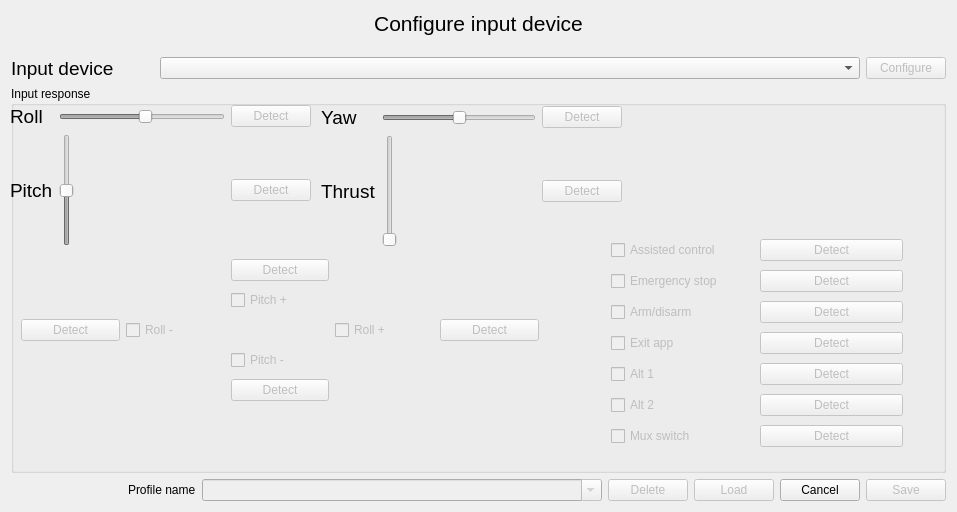
<?xml version="1.0" encoding="UTF-8"?>
<ui version="4.0">
 <class>Form</class>
 <widget class="QWidget" name="Form">
  <property name="windowModality">
   <enum>Qt::ApplicationModal</enum>
  </property>
  <property name="geometry">
   <rect>
    <x>0</x>
    <y>0</y>
    <width>957</width>
    <height>512</height>
   </rect>
  </property>
  <property name="windowTitle">
   <string>Input device configuration</string>
  </property>
  <layout class="QHBoxLayout" name="horizontalLayout">
   <item>
    <layout class="QVBoxLayout" name="verticalLayout">
     <item>
      <widget class="QLabel" name="label">
       <property name="maximumSize">
        <size>
         <width>16777215</width>
         <height>40</height>
        </size>
       </property>
       <property name="font">
        <font>
         <pointsize>16</pointsize>
        </font>
       </property>
       <property name="text">
        <string>Configure input device</string>
       </property>
       <property name="alignment">
        <set>Qt::AlignHCenter|Qt::AlignTop</set>
       </property>
      </widget>
     </item>
     <item>
      <layout class="QGridLayout" name="gridLayout_4">
       <item row="0" column="0">
        <widget class="QLabel" name="label_2">
         <property name="font">
          <font>
           <pointsize>14</pointsize>
          </font>
         </property>
         <property name="text">
          <string>Input device</string>
         </property>
        </widget>
       </item>
       <item row="0" column="1">
        <widget class="QComboBox" name="inputDeviceSelector">
         <property name="minimumSize">
          <size>
           <width>700</width>
           <height>0</height>
          </size>
         </property>
         <property name="duplicatesEnabled">
          <bool>false</bool>
         </property>
        </widget>
       </item>
       <item row="0" column="2">
        <widget class="QPushButton" name="configButton">
         <property name="enabled">
          <bool>false</bool>
         </property>
         <property name="maximumSize">
          <size>
           <width>80</width>
           <height>16777215</height>
          </size>
         </property>
         <property name="text">
          <string>Configure</string>
         </property>
        </widget>
       </item>
      </layout>
     </item>
     <item>
      <layout class="QHBoxLayout" name="inputDetectionLayout">
       <item>
        <widget class="QGroupBox" name="inputDetectionGroup">
         <property name="minimumSize">
          <size>
           <width>0</width>
           <height>365</height>
          </size>
         </property>
         <property name="maximumSize">
          <size>
           <width>16777215</width>
           <height>500</height>
          </size>
         </property>
         <property name="title">
          <string>Input response</string>
         </property>
         <widget class="QWidget" name="gridLayoutWidget">
          <property name="geometry">
           <rect>
            <x>-1</x>
            <y>19</y>
            <width>301</width>
            <height>141</height>
           </rect>
          </property>
          <layout class="QGridLayout" name="gridLayout_3">
           <item row="0" column="1">
            <widget class="QSlider" name="rollAxisValue">
             <property name="enabled">
              <bool>false</bool>
             </property>
             <property name="minimumSize">
              <size>
               <width>0</width>
               <height>0</height>
              </size>
             </property>
             <property name="maximumSize">
              <size>
               <width>16777215</width>
               <height>16777215</height>
              </size>
             </property>
             <property name="minimum">
              <number>-100</number>
             </property>
             <property name="maximum">
              <number>100</number>
             </property>
             <property name="sliderPosition">
              <number>5</number>
             </property>
             <property name="orientation">
              <enum>Qt::Horizontal</enum>
             </property>
             <property name="invertedAppearance">
              <bool>false</bool>
             </property>
             <property name="invertedControls">
              <bool>false</bool>
             </property>
             <property name="tickPosition">
              <enum>QSlider::NoTicks</enum>
             </property>
            </widget>
           </item>
           <item row="1" column="0">
            <widget class="QLabel" name="label_3">
             <property name="font">
              <font>
               <pointsize>14</pointsize>
              </font>
             </property>
             <property name="text">
              <string>Pitch</string>
             </property>
            </widget>
           </item>
           <item row="0" column="0">
            <widget class="QLabel" name="label_5">
             <property name="font">
              <font>
               <pointsize>14</pointsize>
              </font>
             </property>
             <property name="text">
              <string>Roll</string>
             </property>
            </widget>
           </item>
           <item row="1" column="1">
            <widget class="QSlider" name="pitchAxisValue">
             <property name="enabled">
              <bool>false</bool>
             </property>
             <property name="minimumSize">
              <size>
               <width>0</width>
               <height>0</height>
              </size>
             </property>
             <property name="maximumSize">
              <size>
               <width>16777215</width>
               <height>16777215</height>
              </size>
             </property>
             <property name="layoutDirection">
              <enum>Qt::LeftToRight</enum>
             </property>
             <property name="minimum">
              <number>-100</number>
             </property>
             <property name="maximum">
              <number>100</number>
             </property>
             <property name="singleStep">
              <number>1</number>
             </property>
             <property name="sliderPosition">
              <number>0</number>
             </property>
             <property name="tracking">
              <bool>false</bool>
             </property>
             <property name="orientation">
              <enum>Qt::Vertical</enum>
             </property>
             <property name="invertedAppearance">
              <bool>false</bool>
             </property>
             <property name="invertedControls">
              <bool>false</bool>
             </property>
             <property name="tickPosition">
              <enum>QSlider::NoTicks</enum>
             </property>
            </widget>
           </item>
           <item row="0" column="2">
            <widget class="QPushButton" name="detectRoll">
             <property name="enabled">
              <bool>false</bool>
             </property>
             <property name="text">
              <string>Detect</string>
             </property>
            </widget>
           </item>
           <item row="1" column="2">
            <widget class="QPushButton" name="detectPitch">
             <property name="enabled">
              <bool>false</bool>
             </property>
             <property name="text">
              <string>Detect</string>
             </property>
            </widget>
           </item>
          </layout>
         </widget>
         <widget class="QWidget" name="gridLayoutWidget_4">
          <property name="geometry">
           <rect>
            <x>310</x>
            <y>20</y>
            <width>301</width>
            <height>141</height>
           </rect>
          </property>
          <layout class="QGridLayout" name="gridLayout_6">
           <item row="1" column="0">
            <widget class="QLabel" name="label_7">
             <property name="font">
              <font>
               <pointsize>14</pointsize>
              </font>
             </property>
             <property name="text">
              <string>Thrust</string>
             </property>
            </widget>
           </item>
           <item row="1" column="1">
            <widget class="QSlider" name="thrustAxisValue">
             <property name="enabled">
              <bool>false</bool>
             </property>
             <property name="minimumSize">
              <size>
               <width>0</width>
               <height>0</height>
              </size>
             </property>
             <property name="maximumSize">
              <size>
               <width>16777215</width>
               <height>16777215</height>
              </size>
             </property>
             <property name="minimum">
              <number>0</number>
             </property>
             <property name="maximum">
              <number>100</number>
             </property>
             <property name="singleStep">
              <number>0</number>
             </property>
             <property name="sliderPosition">
              <number>0</number>
             </property>
             <property name="tracking">
              <bool>true</bool>
             </property>
             <property name="orientation">
              <enum>Qt::Vertical</enum>
             </property>
             <property name="invertedAppearance">
              <bool>false</bool>
             </property>
             <property name="invertedControls">
              <bool>false</bool>
             </property>
             <property name="tickPosition">
              <enum>QSlider::NoTicks</enum>
             </property>
            </widget>
           </item>
           <item row="0" column="1">
            <widget class="QSlider" name="yawAxisValue">
             <property name="enabled">
              <bool>false</bool>
             </property>
             <property name="minimumSize">
              <size>
               <width>0</width>
               <height>0</height>
              </size>
             </property>
             <property name="maximumSize">
              <size>
               <width>16777215</width>
               <height>16777215</height>
              </size>
             </property>
             <property name="minimum">
              <number>-100</number>
             </property>
             <property name="maximum">
              <number>100</number>
             </property>
             <property name="singleStep">
              <number>0</number>
             </property>
             <property name="sliderPosition">
              <number>1</number>
             </property>
             <property name="tracking">
              <bool>true</bool>
             </property>
             <property name="orientation">
              <enum>Qt::Horizontal</enum>
             </property>
             <property name="invertedAppearance">
              <bool>false</bool>
             </property>
             <property name="invertedControls">
              <bool>false</bool>
             </property>
             <property name="tickPosition">
              <enum>QSlider::NoTicks</enum>
             </property>
            </widget>
           </item>
           <item row="1" column="2">
            <widget class="QPushButton" name="detectThrust">
             <property name="enabled">
              <bool>false</bool>
             </property>
             <property name="text">
              <string>Detect</string>
             </property>
            </widget>
           </item>
           <item row="0" column="0">
            <widget class="QLabel" name="label_4">
             <property name="font">
              <font>
               <pointsize>14</pointsize>
              </font>
             </property>
             <property name="text">
              <string>Yaw</string>
             </property>
            </widget>
           </item>
           <item row="0" column="2">
            <widget class="QPushButton" name="detectYaw">
             <property name="enabled">
              <bool>false</bool>
             </property>
             <property name="text">
              <string>Detect</string>
             </property>
            </widget>
           </item>
          </layout>
         </widget>
         <widget class="QWidget" name="gridLayoutWidget_5">
          <property name="geometry">
           <rect>
            <x>10</x>
            <y>170</y>
            <width>518</width>
            <height>151</height>
           </rect>
          </property>
          <layout class="QGridLayout" name="gridLayout">
           <item row="2" column="1">
            <widget class="QCheckBox" name="rollNeg">
             <property name="enabled">
              <bool>false</bool>
             </property>
             <property name="text">
              <string>Roll -</string>
             </property>
             <property name="checkable">
              <bool>true</bool>
             </property>
            </widget>
           </item>
           <item row="3" column="2">
            <widget class="QCheckBox" name="pitchNeg">
             <property name="enabled">
              <bool>false</bool>
             </property>
             <property name="text">
              <string>Pitch -</string>
             </property>
             <property name="checkable">
              <bool>true</bool>
             </property>
            </widget>
           </item>
           <item row="4" column="2">
            <widget class="QPushButton" name="detectPitchNeg">
             <property name="enabled">
              <bool>false</bool>
             </property>
             <property name="text">
              <string>Detect</string>
             </property>
            </widget>
           </item>
           <item row="2" column="3">
            <widget class="QCheckBox" name="rollPos">
             <property name="enabled">
              <bool>false</bool>
             </property>
             <property name="text">
              <string>Roll +</string>
             </property>
             <property name="checkable">
              <bool>true</bool>
             </property>
            </widget>
           </item>
           <item row="2" column="4">
            <widget class="QPushButton" name="detectRollPos">
             <property name="enabled">
              <bool>false</bool>
             </property>
             <property name="text">
              <string>Detect</string>
             </property>
            </widget>
           </item>
           <item row="0" column="2">
            <widget class="QPushButton" name="detectPitchPos">
             <property name="enabled">
              <bool>false</bool>
             </property>
             <property name="text">
              <string>Detect</string>
             </property>
            </widget>
           </item>
           <item row="2" column="0">
            <widget class="QPushButton" name="detectRollNeg">
             <property name="enabled">
              <bool>false</bool>
             </property>
             <property name="text">
              <string>Detect</string>
             </property>
            </widget>
           </item>
           <item row="1" column="2">
            <widget class="QCheckBox" name="pitchPos">
             <property name="enabled">
              <bool>false</bool>
             </property>
             <property name="text">
              <string>Pitch +</string>
             </property>
             <property name="checkable">
              <bool>true</bool>
             </property>
            </widget>
           </item>
          </layout>
         </widget>
         <widget class="QWidget" name="gridLayoutWidget_2">
          <property name="geometry">
           <rect>
            <x>600</x>
            <y>150</y>
            <width>292</width>
            <height>221</height>
           </rect>
          </property>
          <layout class="QGridLayout" name="gridLayout_5">
           <item row="6" column="1">
            <widget class="QPushButton" name="detectAlt2">
             <property name="enabled">
              <bool>false</bool>
             </property>
             <property name="text">
              <string>Detect</string>
             </property>
            </widget>
           </item>
           <item row="2" column="1">
            <widget class="QPushButton" name="detectKillswitch">
             <property name="enabled">
              <bool>false</bool>
             </property>
             <property name="text">
              <string>Detect</string>
             </property>
            </widget>
           </item>
           <item row="7" column="0">
            <widget class="QCheckBox" name="muxswitch">
             <property name="enabled">
              <bool>false</bool>
             </property>
             <property name="text">
              <string>Mux switch</string>
             </property>
             <property name="checkable">
              <bool>true</bool>
             </property>
            </widget>
           </item>
           <item row="5" column="0">
            <widget class="QCheckBox" name="alt1">
             <property name="enabled">
              <bool>false</bool>
             </property>
             <property name="text">
              <string>Alt 1</string>
             </property>
             <property name="checkable">
              <bool>true</bool>
             </property>
            </widget>
           </item>
           <item row="1" column="1">
            <widget class="QPushButton" name="_detect_assisted_control">
             <property name="enabled">
              <bool>false</bool>
             </property>
             <property name="text">
              <string>Detect</string>
             </property>
            </widget>
           </item>
           <item row="6" column="0">
            <widget class="QCheckBox" name="alt2">
             <property name="enabled">
              <bool>false</bool>
             </property>
             <property name="text">
              <string>Alt 2</string>
             </property>
             <property name="checkable">
              <bool>true</bool>
             </property>
            </widget>
           </item>
           <item row="1" column="0">
            <widget class="QCheckBox" name="_assisted_control">
             <property name="enabled">
              <bool>false</bool>
             </property>
             <property name="text">
              <string>Assisted control</string>
             </property>
             <property name="checkable">
              <bool>true</bool>
             </property>
            </widget>
           </item>
           <item row="4" column="0">
            <widget class="QCheckBox" name="exitapp">
             <property name="enabled">
              <bool>false</bool>
             </property>
             <property name="text">
              <string>Exit app</string>
             </property>
             <property name="checkable">
              <bool>true</bool>
             </property>
            </widget>
           </item>
           <item row="2" column="0">
            <widget class="QCheckBox" name="killswitch">
             <property name="enabled">
              <bool>false</bool>
             </property>
             <property name="text">
              <string>Emergency stop</string>
             </property>
             <property name="checkable">
              <bool>true</bool>
             </property>
            </widget>
           </item>
           <item row="7" column="1">
            <widget class="QPushButton" name="detectMuxswitch">
             <property name="enabled">
              <bool>false</bool>
             </property>
             <property name="text">
              <string>Detect</string>
             </property>
            </widget>
           </item>
           <item row="5" column="1">
            <widget class="QPushButton" name="detectAlt1">
             <property name="enabled">
              <bool>false</bool>
             </property>
             <property name="text">
              <string>Detect</string>
             </property>
            </widget>
           </item>
           <item row="4" column="1">
            <widget class="QPushButton" name="detectExitapp">
             <property name="enabled">
              <bool>false</bool>
             </property>
             <property name="text">
              <string>Detect</string>
             </property>
            </widget>
           </item>
           <item row="3" column="0">
            <widget class="QCheckBox" name="arm">
             <property name="enabled">
              <bool>false</bool>
             </property>
             <property name="text">
              <string>Arm/disarm</string>
             </property>
             <property name="checkable">
              <bool>true</bool>
             </property>
            </widget>
           </item>
           <item row="3" column="1">
            <widget class="QPushButton" name="detectArm">
             <property name="enabled">
              <bool>false</bool>
             </property>
             <property name="text">
              <string>Detect</string>
             </property>
            </widget>
           </item>
          </layout>
         </widget>
        </widget>
       </item>
      </layout>
     </item>
     <item>
      <layout class="QGridLayout" name="gridLayout_2">
       <item row="0" column="1">
        <widget class="QLabel" name="label_16">
         <property name="text">
          <string>Profile name</string>
         </property>
        </widget>
       </item>
       <item row="0" column="0">
        <spacer name="horizontalSpacer_9">
         <property name="orientation">
          <enum>Qt::Horizontal</enum>
         </property>
         <property name="sizeHint" stdset="0">
          <size>
           <width>40</width>
           <height>20</height>
          </size>
         </property>
        </spacer>
       </item>
       <item row="0" column="4">
        <widget class="QPushButton" name="deleteButton">
         <property name="enabled">
          <bool>false</bool>
         </property>
         <property name="text">
          <string>Delete</string>
         </property>
        </widget>
       </item>
       <item row="0" column="6">
        <widget class="QPushButton" name="cancelButton">
         <property name="text">
          <string>Cancel</string>
         </property>
        </widget>
       </item>
       <item row="0" column="2">
        <widget class="QComboBox" name="profileCombo">
         <property name="enabled">
          <bool>false</bool>
         </property>
         <property name="sizePolicy">
          <sizepolicy hsizetype="Fixed" vsizetype="Fixed">
           <horstretch>0</horstretch>
           <verstretch>0</verstretch>
          </sizepolicy>
         </property>
         <property name="minimumSize">
          <size>
           <width>400</width>
           <height>0</height>
          </size>
         </property>
         <property name="maximumSize">
          <size>
           <width>16777215</width>
           <height>16777215</height>
          </size>
         </property>
         <property name="editable">
          <bool>true</bool>
         </property>
        </widget>
       </item>
       <item row="0" column="7">
        <widget class="QPushButton" name="saveButton">
         <property name="enabled">
          <bool>false</bool>
         </property>
         <property name="text">
          <string>Save</string>
         </property>
        </widget>
       </item>
       <item row="0" column="5">
        <widget class="QPushButton" name="loadButton">
         <property name="enabled">
          <bool>false</bool>
         </property>
         <property name="text">
          <string>Load</string>
         </property>
        </widget>
       </item>
      </layout>
     </item>
    </layout>
   </item>
  </layout>
 </widget>
 <resources/>
 <connections/>
</ui>
